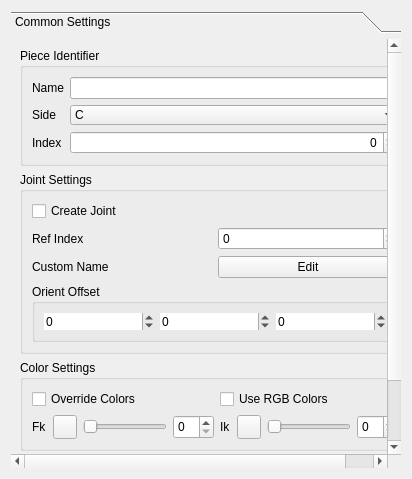
<?xml version="1.0" encoding="UTF-8"?>
<ui version="4.0">
 <class>Form</class>
 <widget class="QWidget" name="Form">
  <property name="geometry">
   <rect>
    <x>0</x>
    <y>0</y>
    <width>412</width>
    <height>479</height>
   </rect>
  </property>
  <property name="sizePolicy">
   <sizepolicy hsizetype="Preferred" vsizetype="Preferred">
    <horstretch>0</horstretch>
    <verstretch>0</verstretch>
   </sizepolicy>
  </property>
  <property name="minimumSize">
   <size>
    <width>0</width>
    <height>0</height>
   </size>
  </property>
  <property name="windowTitle">
   <string>Form</string>
  </property>
  <layout class="QVBoxLayout" name="verticalLayout_2">
   <item>
    <widget class="QToolBox" name="toolBox">
     <property name="styleSheet">
      <string notr="true">QToolBox::tab {
	border-radius: 1px;
	color: dark;
}

QToolBox::tab:selected {
    color: white;
}

QToolBox QScrollArea&gt;QWidget&gt;QWidget&gt;QWidget
{
	background: rgb(80, 80, 80);
}</string>
     </property>
     <property name="currentIndex">
      <number>0</number>
     </property>
     <widget class="QWidget" name="page">
      <property name="geometry">
       <rect>
        <x>0</x>
        <y>0</y>
        <width>394</width>
        <height>435</height>
       </rect>
      </property>
      <property name="sizePolicy">
       <sizepolicy hsizetype="Minimum" vsizetype="Minimum">
        <horstretch>0</horstretch>
        <verstretch>0</verstretch>
       </sizepolicy>
      </property>
      <property name="minimumSize">
       <size>
        <width>0</width>
        <height>0</height>
       </size>
      </property>
      <attribute name="label">
       <string>Common Settings</string>
      </attribute>
      <layout class="QVBoxLayout" name="verticalLayout">
       <item>
        <widget class="QGroupBox" name="groupBox">
         <property name="sizePolicy">
          <sizepolicy hsizetype="Preferred" vsizetype="Preferred">
           <horstretch>0</horstretch>
           <verstretch>0</verstretch>
          </sizepolicy>
         </property>
         <property name="title">
          <string>Piece Identifier</string>
         </property>
         <layout class="QGridLayout" name="gridLayout">
          <item row="0" column="0">
           <widget class="QLabel" name="label">
            <property name="text">
             <string>Name</string>
            </property>
           </widget>
          </item>
          <item row="0" column="1">
           <widget class="QLineEdit" name="name_lineEdit">
            <property name="sizePolicy">
             <sizepolicy hsizetype="MinimumExpanding" vsizetype="Preferred">
              <horstretch>0</horstretch>
              <verstretch>0</verstretch>
             </sizepolicy>
            </property>
           </widget>
          </item>
          <item row="1" column="0">
           <widget class="QLabel" name="label_2">
            <property name="text">
             <string>Side</string>
            </property>
           </widget>
          </item>
          <item row="1" column="1">
           <widget class="QComboBox" name="side_comboBox">
            <property name="sizePolicy">
             <sizepolicy hsizetype="Preferred" vsizetype="Preferred">
              <horstretch>0</horstretch>
              <verstretch>0</verstretch>
             </sizepolicy>
            </property>
            <property name="layoutDirection">
             <enum>Qt::LeftToRight</enum>
            </property>
            <property name="placeholderText">
             <string/>
            </property>
            <property name="frame">
             <bool>false</bool>
            </property>
            <item>
             <property name="text">
              <string>C</string>
             </property>
            </item>
            <item>
             <property name="text">
              <string>L</string>
             </property>
            </item>
            <item>
             <property name="text">
              <string>R</string>
             </property>
            </item>
           </widget>
          </item>
          <item row="2" column="0">
           <widget class="QLabel" name="label_3">
            <property name="text">
             <string>Index</string>
            </property>
           </widget>
          </item>
          <item row="2" column="1">
           <widget class="QSpinBox" name="index_spinBox">
            <property name="sizePolicy">
             <sizepolicy hsizetype="Preferred" vsizetype="Preferred">
              <horstretch>0</horstretch>
              <verstretch>0</verstretch>
             </sizepolicy>
            </property>
            <property name="alignment">
             <set>Qt::AlignRight|Qt::AlignTrailing|Qt::AlignVCenter</set>
            </property>
            <property name="maximum">
             <number>9999</number>
            </property>
           </widget>
          </item>
         </layout>
        </widget>
       </item>
       <item>
        <widget class="QGroupBox" name="groupBox_2">
         <property name="sizePolicy">
          <sizepolicy hsizetype="Preferred" vsizetype="Preferred">
           <horstretch>0</horstretch>
           <verstretch>0</verstretch>
          </sizepolicy>
         </property>
         <property name="title">
          <string>Joint Settings</string>
         </property>
         <layout class="QGridLayout" name="gridLayout_2">
          <item row="1" column="0">
           <widget class="QLabel" name="label_6">
            <property name="sizePolicy">
             <sizepolicy hsizetype="Minimum" vsizetype="Preferred">
              <horstretch>0</horstretch>
              <verstretch>0</verstretch>
             </sizepolicy>
            </property>
            <property name="text">
             <string>Ref Index</string>
            </property>
           </widget>
          </item>
          <item row="2" column="1">
           <widget class="QPushButton" name="custom_jnt_name_pushButton">
            <property name="sizePolicy">
             <sizepolicy hsizetype="Minimum" vsizetype="Preferred">
              <horstretch>0</horstretch>
              <verstretch>0</verstretch>
             </sizepolicy>
            </property>
            <property name="text">
             <string>Edit</string>
            </property>
           </widget>
          </item>
          <item row="3" column="0" colspan="2">
           <widget class="QGroupBox" name="groupBox_4">
            <property name="sizePolicy">
             <sizepolicy hsizetype="Preferred" vsizetype="Preferred">
              <horstretch>0</horstretch>
              <verstretch>0</verstretch>
             </sizepolicy>
            </property>
            <property name="title">
             <string>Orient Offset</string>
            </property>
            <property name="flat">
             <bool>false</bool>
            </property>
            <layout class="QHBoxLayout" name="horizontalLayout">
             <item>
              <widget class="QSpinBox" name="orientX_spinBox">
               <property name="sizePolicy">
                <sizepolicy hsizetype="Minimum" vsizetype="Preferred">
                 <horstretch>0</horstretch>
                 <verstretch>0</verstretch>
                </sizepolicy>
               </property>
               <property name="frame">
                <bool>false</bool>
               </property>
               <property name="minimum">
                <number>-360</number>
               </property>
               <property name="maximum">
                <number>360</number>
               </property>
               <property name="singleStep">
                <number>90</number>
               </property>
               <property name="stepType">
                <enum>QAbstractSpinBox::DefaultStepType</enum>
               </property>
              </widget>
             </item>
             <item>
              <widget class="QSpinBox" name="orientY_spinBox">
               <property name="sizePolicy">
                <sizepolicy hsizetype="Minimum" vsizetype="Preferred">
                 <horstretch>0</horstretch>
                 <verstretch>0</verstretch>
                </sizepolicy>
               </property>
               <property name="frame">
                <bool>false</bool>
               </property>
               <property name="minimum">
                <number>-360</number>
               </property>
               <property name="maximum">
                <number>360</number>
               </property>
               <property name="singleStep">
                <number>90</number>
               </property>
              </widget>
             </item>
             <item>
              <widget class="QSpinBox" name="orientZ_spinBox">
               <property name="sizePolicy">
                <sizepolicy hsizetype="Minimum" vsizetype="Preferred">
                 <horstretch>0</horstretch>
                 <verstretch>0</verstretch>
                </sizepolicy>
               </property>
               <property name="frame">
                <bool>false</bool>
               </property>
               <property name="specialValueText">
                <string/>
               </property>
               <property name="showGroupSeparator" stdset="0">
                <bool>false</bool>
               </property>
               <property name="minimum">
                <number>-360</number>
               </property>
               <property name="maximum">
                <number>360</number>
               </property>
               <property name="singleStep">
                <number>90</number>
               </property>
              </widget>
             </item>
            </layout>
           </widget>
          </item>
          <item row="2" column="0">
           <widget class="QLabel" name="label_4">
            <property name="sizePolicy">
             <sizepolicy hsizetype="Expanding" vsizetype="Preferred">
              <horstretch>0</horstretch>
              <verstretch>0</verstretch>
             </sizepolicy>
            </property>
            <property name="text">
             <string>Custom Name</string>
            </property>
           </widget>
          </item>
          <item row="1" column="1">
           <widget class="QSpinBox" name="ref_index_spinBox">
            <property name="sizePolicy">
             <sizepolicy hsizetype="Expanding" vsizetype="Preferred">
              <horstretch>0</horstretch>
              <verstretch>0</verstretch>
             </sizepolicy>
            </property>
            <property name="minimum">
             <number>-1</number>
            </property>
            <property name="maximum">
             <number>999</number>
            </property>
           </widget>
          </item>
          <item row="0" column="0">
           <widget class="QCheckBox" name="create_jnt_checkBox">
            <property name="text">
             <string>Create Joint</string>
            </property>
           </widget>
          </item>
         </layout>
        </widget>
       </item>
       <item>
        <widget class="QGroupBox" name="groupBox_3">
         <property name="sizePolicy">
          <sizepolicy hsizetype="Preferred" vsizetype="Preferred">
           <horstretch>0</horstretch>
           <verstretch>0</verstretch>
          </sizepolicy>
         </property>
         <property name="title">
          <string>Color Settings</string>
         </property>
         <layout class="QGridLayout" name="gridLayout_3">
          <item row="1" column="3">
           <widget class="QLabel" name="label_8">
            <property name="sizePolicy">
             <sizepolicy hsizetype="Fixed" vsizetype="Preferred">
              <horstretch>0</horstretch>
              <verstretch>0</verstretch>
             </sizepolicy>
            </property>
            <property name="text">
             <string>Ik</string>
            </property>
           </widget>
          </item>
          <item row="1" column="4">
           <widget class="QPushButton" name="color_ik_pushButton">
            <property name="sizePolicy">
             <sizepolicy hsizetype="Preferred" vsizetype="Preferred">
              <horstretch>0</horstretch>
              <verstretch>0</verstretch>
             </sizepolicy>
            </property>
            <property name="minimumSize">
             <size>
              <width>24</width>
              <height>24</height>
             </size>
            </property>
            <property name="maximumSize">
             <size>
              <width>24</width>
              <height>24</height>
             </size>
            </property>
            <property name="text">
             <string/>
            </property>
           </widget>
          </item>
          <item row="1" column="5">
           <layout class="QHBoxLayout" name="horizontalLayout_3">
            <item>
             <widget class="QSlider" name="color_rgb_ik_horizontalSlider">
              <property name="sizePolicy">
               <sizepolicy hsizetype="MinimumExpanding" vsizetype="Preferred">
                <horstretch>0</horstretch>
                <verstretch>0</verstretch>
               </sizepolicy>
              </property>
              <property name="minimumSize">
               <size>
                <width>0</width>
                <height>0</height>
               </size>
              </property>
              <property name="maximum">
               <number>100</number>
              </property>
              <property name="orientation">
               <enum>Qt::Horizontal</enum>
              </property>
             </widget>
            </item>
            <item>
             <widget class="QSpinBox" name="color_ik_spinBox">
              <property name="sizePolicy">
               <sizepolicy hsizetype="MinimumExpanding" vsizetype="Preferred">
                <horstretch>0</horstretch>
                <verstretch>0</verstretch>
               </sizepolicy>
              </property>
              <property name="minimumSize">
               <size>
                <width>0</width>
                <height>0</height>
               </size>
              </property>
              <property name="maximum">
               <number>31</number>
              </property>
             </widget>
            </item>
           </layout>
          </item>
          <item row="0" column="0" colspan="3">
           <widget class="QCheckBox" name="override_colors_checkBox">
            <property name="sizePolicy">
             <sizepolicy hsizetype="MinimumExpanding" vsizetype="Preferred">
              <horstretch>0</horstretch>
              <verstretch>0</verstretch>
             </sizepolicy>
            </property>
            <property name="minimumSize">
             <size>
              <width>0</width>
              <height>0</height>
             </size>
            </property>
            <property name="text">
             <string>Override Colors</string>
            </property>
           </widget>
          </item>
          <item row="1" column="2">
           <layout class="QHBoxLayout" name="horizontalLayout_2">
            <item>
             <widget class="QSlider" name="color_rgb_fk_horizontalSlider">
              <property name="sizePolicy">
               <sizepolicy hsizetype="MinimumExpanding" vsizetype="Preferred">
                <horstretch>0</horstretch>
                <verstretch>0</verstretch>
               </sizepolicy>
              </property>
              <property name="minimumSize">
               <size>
                <width>0</width>
                <height>0</height>
               </size>
              </property>
              <property name="maximum">
               <number>100</number>
              </property>
              <property name="orientation">
               <enum>Qt::Horizontal</enum>
              </property>
             </widget>
            </item>
            <item>
             <widget class="QSpinBox" name="color_fk_spinBox">
              <property name="sizePolicy">
               <sizepolicy hsizetype="MinimumExpanding" vsizetype="Preferred">
                <horstretch>0</horstretch>
                <verstretch>0</verstretch>
               </sizepolicy>
              </property>
              <property name="minimumSize">
               <size>
                <width>0</width>
                <height>0</height>
               </size>
              </property>
              <property name="maximum">
               <number>31</number>
              </property>
             </widget>
            </item>
           </layout>
          </item>
          <item row="0" column="3" colspan="3">
           <widget class="QCheckBox" name="use_RGB_colors_checkBox">
            <property name="sizePolicy">
             <sizepolicy hsizetype="MinimumExpanding" vsizetype="Preferred">
              <horstretch>0</horstretch>
              <verstretch>0</verstretch>
             </sizepolicy>
            </property>
            <property name="minimumSize">
             <size>
              <width>0</width>
              <height>0</height>
             </size>
            </property>
            <property name="text">
             <string>Use RGB Colors</string>
            </property>
           </widget>
          </item>
          <item row="1" column="1">
           <widget class="QPushButton" name="color_fk_pushButton">
            <property name="sizePolicy">
             <sizepolicy hsizetype="Fixed" vsizetype="Fixed">
              <horstretch>0</horstretch>
              <verstretch>0</verstretch>
             </sizepolicy>
            </property>
            <property name="minimumSize">
             <size>
              <width>24</width>
              <height>24</height>
             </size>
            </property>
            <property name="maximumSize">
             <size>
              <width>24</width>
              <height>24</height>
             </size>
            </property>
            <property name="text">
             <string/>
            </property>
           </widget>
          </item>
          <item row="1" column="0">
           <widget class="QLabel" name="label_7">
            <property name="sizePolicy">
             <sizepolicy hsizetype="Fixed" vsizetype="Preferred">
              <horstretch>0</horstretch>
              <verstretch>0</verstretch>
             </sizepolicy>
            </property>
            <property name="text">
             <string>Fk</string>
            </property>
           </widget>
          </item>
         </layout>
        </widget>
       </item>
       <item>
        <widget class="QGroupBox" name="groupBox_6">
         <property name="title">
          <string>Container Settings</string>
         </property>
         <layout class="QGridLayout" name="gridLayout_4">
          <item row="0" column="2" rowspan="2">
           <widget class="QPushButton" name="select_container_pushButton">
            <property name="sizePolicy">
             <sizepolicy hsizetype="Fixed" vsizetype="Fixed">
              <horstretch>0</horstretch>
              <verstretch>0</verstretch>
             </sizepolicy>
            </property>
            <property name="text">
             <string>Select</string>
            </property>
           </widget>
          </item>
          <item row="0" column="0" rowspan="2" colspan="2">
           <widget class="QLineEdit" name="container_lineEdit"/>
          </item>
          <item row="2" column="0" colspan="3">
           <spacer name="verticalSpacer">
            <property name="orientation">
             <enum>Qt::Vertical</enum>
            </property>
            <property name="sizeHint" stdset="0">
             <size>
              <width>20</width>
              <height>0</height>
             </size>
            </property>
           </spacer>
          </item>
         </layout>
        </widget>
       </item>
      </layout>
     </widget>
    </widget>
   </item>
  </layout>
 </widget>
 <resources/>
 <connections/>
</ui>
